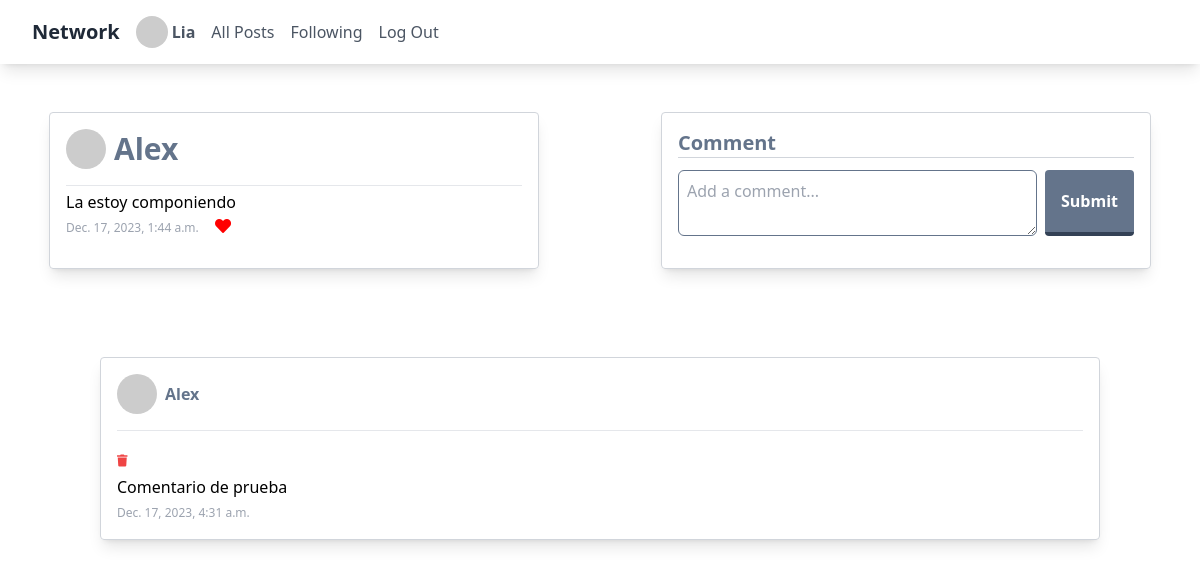
/comment/1/ (signed in), run on the app's committed database.
### network/models.py (models this page shows, shortened)
class User(AbstractUser):
    pass

class Post(models.Model):
    user = models.ForeignKey(User, on_delete=models.CASCADE, related_name="posts")
    content = models.TextField()
    created_at = models.DateTimeField(auto_now_add=True)

class Comment(models.Model):
    user = models.ForeignKey(User, on_delete=models.CASCADE)
    post = models.ForeignKey(Post, on_delete=models.CASCADE)
    content = models.TextField()
    created_at = models.DateTimeField(auto_now_add=True)

### network/views.py (the view, shortened to what this page needs)
# urls.py: path("comment/<int:post_id>/", views.comment, name="comment"),
def comment (request, post_id):
    posts = Post.objects.all()
    post = get_object_or_404(Post, id=post_id)
    liked_posts = []
    comentarios = Comment.objects.filter(post=post)
    logged_in_user = request.user if request.user.is_authenticated else None
    if request.user.is_authenticated:
        liked_posts = Like.objects.filter(user=request.user).values_list('post__id', flat=True)
    return render (request, "network/comment.html", {
        "post": post,
        "liked_posts": liked_posts,
        "comentarios": comentarios,
        "logged_in_user": logged_in_user
    })

### network/templates/network/comment.html (shortened to what this page needs)
{% extends "network/layout.html" %}
{% block body %}
<div class="grid grid-cols-1 md:grid-cols-2 gap-6">
<div class="mb-10 border p-4 rounded shadow-lg border-gray-300 w-full md:w-5/6 mt-12 mx-auto">
    <div class="flex items-center mb-4">
        <img src="https://ui-avatars.com/api/?name={{ post.user.username }} & background=random " class="w-10 h-10 rounded-full mr-2" />
        <h1 class="text-3xl font-bold  text-slate-500">{{ post.user.username }}</h1>
      </div>
      <hr>
    <p class="mt-1">{{ post.content }}</p>
    <span class="text-xs text-gray-400">{{ post.created_at }}</span>
    {% if user.is_authenticated %}
    {% if post.id in liked_posts %}
        <i class="heart-icon fas fa-heart likeButton ml-3" style="color: red;" data-post-id="{{ post.id }}"></i>
    {% else %}
        <i class="heart-icon far fa-heart likeButton border-red ml-3" data-post-id="{{ post.id }}"></i>
    {% endif %}
{% else %}
    <i class="fas fa-heart text-gray-500 ml-3" data-post-id="{{ post.id }}"></i>
    <span class="likeCount text-gray-500 ml-1" id="likeCount_{{ post.id }}">{{ post.like_count }}</span>
{% endif %}
  </div>
  {% if user.is_authenticated %}
  <div class=" mb-10 border p-4 rounded shadow-lg border-gray-300 w-full md:w-5/6 mt-12 mx-auto ">
    <h1 class="text-xl font-bold border-b border-gray-300 text-slate-500">
      Comment
    </h1>
    <form action="{% url 'comment' post.id %}" method="POST">
      <div class="mb-4">
        <div class="flex mt-3">
            <textarea
              name="content"
              id="content"
              placeholder="Add a comment..."
              class="flex-1 p-2 border rounded-md border-slate-500 mr-2"
            ></textarea>
            <button
              type="submit"
              class="bg-slate-500 hover:bg-slate-400 text-white font-bold py-2 px-4 border-b-4 border-slate-700 hover:border-slate-500 rounded"
            >
              Submit
            </button>
          </div>
      </div>
    </form>
    {% endif %}
  </div>
</div>
{% for comentario in comentarios %}
  <div class="border p-4 rounded shadow-lg border-gray-300 w-full md:w-5/6 mt-12 mx-auto ">
    <div class="flex items-center mb-4">
    <img src="https://ui-avatars.com/api/?name={{ comentario.user.username }} & background=random " class="w-10 h-10 rounded-full" alt="">
    <span class=" text-slate-500 font-bold mr-2 ml-2 ">{{ comentario.user.username }}</span>
    </div>
    <hr class="mb-4">
    <a href="{% url 'delete_comment' comentario.id %}" class="text-xs text-red-500 hover:text-red-400">
        <i class="fas fa-trash"></i>
      </a>
    <p class="mt-1 ">{{ comentario.content }}</p>
    <span class=" text-xs text-gray-400 ">{{ comentario.created_at }}</span>
  </div>
{% endfor %}
{% endblock %}

### network/templates/network/layout.html (shortened to what this page needs)
{% load static %}
<!DOCTYPE html>
<html lang="en">
  <head>
    <script src="https://cdn.tailwindcss.com"></script>
    <link
      rel="stylesheet"
      href="//use.fontawesome.com/releases/v5.0.7/css/all.css"
    />
    <link href='https://unpkg.com/boxicons@2.1.4/css/boxicons.min.css' rel='stylesheet'>
  </head>
  <body>
    <nav class="bg-white shadow-lg">
      <div class="max-w-7xl px-4">
        <div class="flex justify-between h-16">
          <div class="flex">
            <a
              href="{% url 'index' %}"
              class="flex items-center justify-center h-16 px-4 text-xl font-bold text-gray-800"
              >Network</a
            >
            <ul class="flex items-center space-x-4">
              {% if logged_in_user %}
              <li>
                <div class="flex items-center">
                  <img
                  class="w-8 h-8 rounded-full"
                    src="https://ui-avatars.com/api/?name={{ logged_in_user }} & background=random"
                    alt=""
                  />
                  <a href="{% url 'profile' logged_in_user %}" class="text-gray-600 hover:text-gray-800 ml-1">
                    <strong>{{ logged_in_user }}</strong></a
                  >
                </div>
              </li>
              {% endif %}
              <li>
                <a
                  href="{% url 'index' %}"
                  class="text-gray-600 hover:text-gray-800"
                  >All Posts</a
                >
              </li>
              {% if logged_in_user %}
              <li>
                <a href="{% url 'following' %}" class="text-gray-600 hover:text-gray-800"
                  >Following</a
                >
              </li>
              <li>
                <a
                  href="{% url 'logout' %}"
                  class="text-gray-600 hover:text-gray-800"
                  >Log Out</a
                >
              </li>
              {% endif %}
            </ul>
          </div>
        </div>
      </div>
    </nav>
    <div class="body">{% block body %} {% endblock %}</div>
  </body>
</html>

### network/templates/network/layout.html (style rules this page uses)
.heart-icon { color: red; cursor: pointer; }

### data on the page
User: username "Lia"
Post: user.username "Alex", content "La estoy componiendo", created_at "Dec. 17, 2023, 1:44 a.m."
Comment: user.username "Alex", content "Comentario de prueba", created_at "Dec. 17, 2023, 4:31 a.m."
